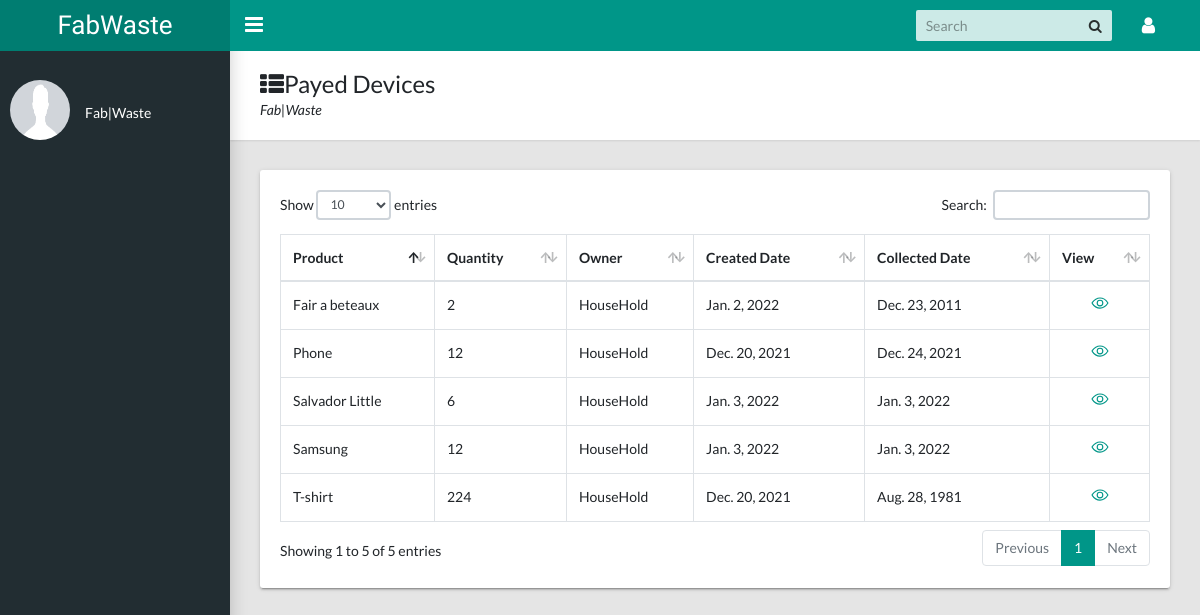
The page /dashboard/payed-devices on the database its author committed.
### products/models.py (models this page shows, shortened)
class Product(models.Model):
    AVAILABILITY = (
        ('Available', 'Available'),
        ('UnAvailable', 'UnAvailable'),
    )
    STATUS = (
        ('Collected', 'Collected'),
        ('Pending', 'Pending'), ('Denied', 'Denied'),
    )
    PRO_CATEGORY = (
        ('Published', 'Published'),
        ('Waste', 'Waste')
    )
    user = models.ForeignKey(UsersAccount, on_delete=models.DO_NOTHING)
    category = models.ForeignKey(Category, on_delete=models.DO_NOTHING)
    product_name = models.CharField(max_length=100)
    product_image = models.ImageField(upload_to='media')
    description = models.TextField()
    created_date = models.DateField(auto_now_add=True)
    collected_date = models.DateField()
    quantity = models.IntegerField()
    status = models.CharField(max_length=10, choices=STATUS, default='Pending')
    availability = models.CharField(max_length=20, choices=AVAILABILITY, default='Available')
    available_quantity = models.IntegerField(default=0)
    published = models.BooleanField(default=False)
    pro_category = models.CharField(max_length=20, choices=PRO_CATEGORY, default=None, null=True)
    payed = models.BooleanField(default=False)
    desired_price = models.DecimalField(max_digits=10, decimal_places=0, default=0)
    buying_price = models.DecimalField(max_digits=10, decimal_places=0, default=0)
    selling_price = models.DecimalField(max_digits=10, decimal_places=0, default=0)
    district = models.ForeignKey(District, on_delete=models.SET_NULL, null=True)
    sector = models.CharField(max_length=100)
    cell = models.CharField(max_length=100)
    village = models.CharField(max_length=100)
    road_number = models.CharField(max_length=100, null=True, blank=True)
    house_number = models.CharField(max_length=100, null=True, blank=True)
    location_description = models.TextField(max_length=150, null=True, blank=True)
    class Meta:
        ordering = ['-created_date']

### userauth/models.py (models this page shows, shortened)
class UsersAccount(AbstractBaseUser, PermissionsMixin):
    email = models.EmailField(verbose_name='Email Address', unique=True)
    full_name = models.CharField(max_length=50)
    mobile = models.CharField(max_length=12, blank=True)
    is_active = models.BooleanField(default=False)
    is_staff = models.BooleanField(default=False)
    is_house_hold = models.BooleanField(default=False)
    is_agent = models.BooleanField(default=False)
    is_manufacture = models.BooleanField(default=False)
    is_admin = models.BooleanField(default=False)
    location = models.ForeignKey(District, on_delete=models.DO_NOTHING, null=True, blank=True, default=1)
    created = models.DateTimeField(auto_now_add=True)
    updated = models.DateTimeField(auto_now=True)
    objects = CustomAccountManager()
    USERNAME_FIELD = 'email'
    REQUIRED_FIELDS = ['full_name']
    class Meta:
        verbose_name = 'Account'
        verbose_name_plural = 'Account'

### dashboard/views.py (the view)
# urls.py: path('payed-devices', payed_devices, name='payed'),
def payed_devices(request):
    devices = Product.objects.filter(payed=True)
    context = {
        'devices': devices,
    }
    return render(request, 'dashboard/payed_devices.html', context)

### templates/dashboard/payed_devices.html (shortened to what this page needs)
{% extends 'dashboard/dashboard.html' %}
{% load static %}
{% block dashboard_content %}
    <main class="app-content">
      <div class="app-title">
        <div>
          <h1><i class="fa fa-th-list"></i>Payed Devices</h1>
          <p>Fab|Waste</p>
        </div>
      </div>
      <div class="row">
        <div class="col-md-12">
          <div class="tile">
            <div class="tile-body">
              <div class="table-responsive">
                <table class="table table-hover table-bordered" id="sampleTable">
                  <thead>
                    <tr>
                      <th>Product</th>
                      <th>Quantity</th>
                      <th>Owner</th>
                      <th>Created Date</th>
                      <th>Collected Date</th>
                      <th>View</th>
                    </tr>
                  </thead>
                  <tbody>
                    {% for device in devices %}
                        <tr>
                          <td>{{ device.product_name}}</td>
                          <td>{{ device.quantity}}</td>
                          <td>{{ device.user.full_name}}</td>
                          <td>{{ device.created_date}}</td>
                          <td>{{ device.collected_date}}</td>
                          <td>
                            <div class="text-center">
                              <a href="{% url 'device_details' device.id %}"><ion-icon name="eye-outline" style="font-size: large"></ion-icon></a>
                            </div>
                          </td>
                        </tr>
                    {% endfor %}
                  </tbody>
                </table>
              </div>
            </div>
          </div>
        </div>
      </div>
    </main>
{% endblock %}

### rows shown on the page
Product: product_name "Samsung", quantity "12", user.full_name "HouseHold", created_date "Jan. 3, 2022", collected_date "Jan. 3, 2022"
Product: product_name "Salvador Little", quantity "6", user.full_name "HouseHold", created_date "Jan. 3, 2022", collected_date "Jan. 3, 2022"
Product: product_name "Fair a beteaux", quantity "2", user.full_name "HouseHold", created_date "Jan. 2, 2022", collected_date "Dec. 23, 2011"
Product: product_name "Phone", quantity "12", user.full_name "HouseHold", created_date "Dec. 20, 2021", collected_date "Dec. 24, 2021"
Product: product_name "T-shirt", quantity "224", user.full_name "HouseHold", created_date "Dec. 20, 2021", collected_date "Aug. 28, 1981"
